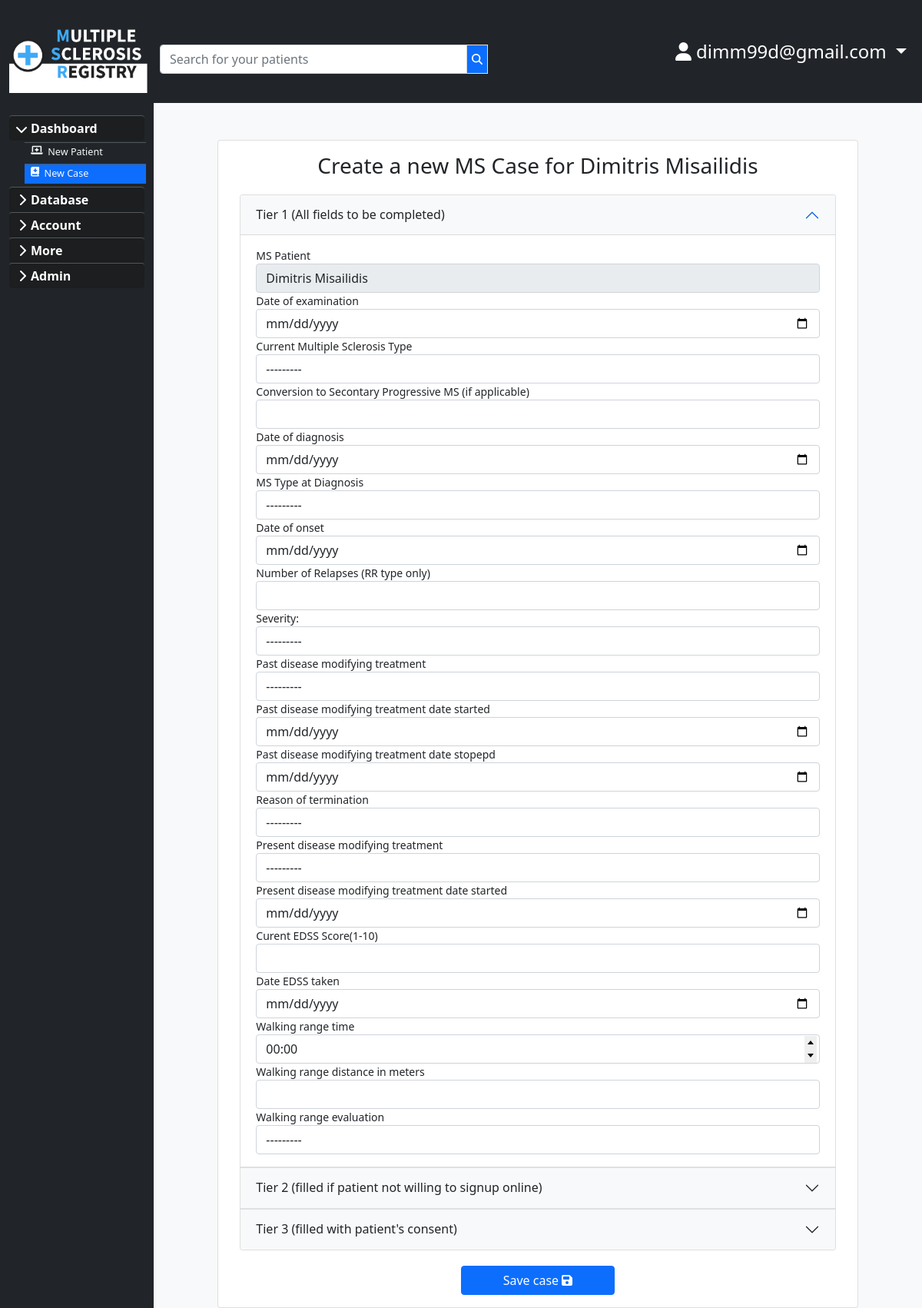
/patientcaseform/28 (signed in), run on the app's committed database.
### users/models.py (models this page shows, shortened)
class User(AbstractBaseUser, PermissionsMixin):
    email = models.EmailField(max_length=254, unique=True)
    is_staff = models.BooleanField(default=False)
    is_superuser = models.BooleanField(default=False)
    is_active = models.BooleanField(default=True)
    last_login = models.DateTimeField(null=True, blank=True)
    date_joined = models.DateTimeField(auto_now_add=True)
    name = models.CharField(max_length=25, null=True, blank=True)
    surname = models.CharField(max_length=25, null=True, blank=True)
    USERNAME_FIELD = 'email'
    EMAIL_FIELD = 'email'
    REQUIRED_FIELDS = ['name','surname']
    objects = UserManager()

### main/models.py (models this page shows)
class Mspatient(models.Model):
    name = models.CharField(max_length=30)
    surname = models.CharField(max_length=30,default='')
    address = models.CharField(max_length=30)
    datecreated = models.DateField(auto_now_add=True)
    createdby = models.ForeignKey(User,editable=False, null=True,blank=True, on_delete= models.SET_NULL)
    def __str__(self):
        return '%s %s' % (self.name,self.surname)

### main/decorators.py (the view)
        def wrapper_func(request,**kwargs):
            group=None
            if request.user.groups.exists():
                group=request.user.groups.all()[0].name
            if group in allowed_roles:
                return view_func(request,**kwargs)
            else:
                return redirect('/')
            return view_func(request,**kwargs)

### main/templatetags/hasgroup.py (called while the page is built)
@register.filter(name='has_group')
def has_group(user, group_name):
    group = Group.objects.get(name=group_name)
    return True if group in user.groups.all() else False

### main/views.py (called while the page is built)
@allowed_users(allowed_roles=['admin','doctor'])
def createCasefromPatient(request,id):
    mspatient=Mspatient.objects.get(id=id)
    form=MscaseForm(initial={'mspatient':mspatient})
    if request.method =='POST':
        form=MscaseForm(request.user,request.POST,initial={'mspatient':mspatient})
        if form.is_valid():
            mscase=form.save(user=request.user,commit=False)
            mscase.user = request.user
            mscase.save()
            return redirect('/allcases')
    else:
        form = MscaseForm(request.user,initial={'mspatient':mspatient})
    context={'form':form,'mspatient':mspatient}
    return render(request,'main/caseformfrompatient.html',context)

### main/templates/main/caseformfrompatient.html (shortened to what this page needs)
{% extends 'main/main_template.html' %}
{% load static %}
{% block content %}
<div class="row">
  {% include 'main/sidebar.html' %}
  <div class="asbcontent col-md-10 col-sm-12 ">
    <div class="row justify-content-center">
      <div class="card mt-5 col-sm-12 col-md-10 justify-content-center">
        <div class="card-body">
          <h3 class="card-title text-center">Create a new MS Case for {{mspatient.name}} {{mspatient.surname}}</h3>
          <div class="card-text">
            <div class="form-group asbcontent col-md-12 justify-content-center">
                <form method="POST" class="needs-validation" id="createcase" novalidate>
                    <div class="accordion accordion" id="accordionForm">
                        <div class="accordion-item">
                          <h2 class="accordion-header" id="headingOne">
                            <button class="accordion-button bg-light text-dark" id="t1title" type="button" data-bs-toggle="collapse" data-bs-target="#collapseOne" aria-expanded="true" aria-controls="collapseOne">
                                Tier 1 (All fields to be completed)
                            </button>
                          </h2>
                          <div id="collapseOne" class="accordion-collapse collapse show" aria-labelledby="headingOne" data-bs-parent="#accordionForm">
                            <div class="accordion-body">
                                <div class="tier1" id="tier1" >
                                    <label for="id_mspatient">MS Patient</label>
                                    {{form.mspatient}}
                                    <label for="id_formdate">Date of examination</label>
                                    {{form.formdate}}
                                    <label for="id_ms_now">Current Multiple Sclerosis Type</label>
                                    {{form.ms_now}}
                                    <label for="id_conv_to_sp">Conversion to Secontary Progressive MS (if applicable)</label>
                                    {{form.conv_to_sp}}
                                    <label for="id_date_diag">Date of diagnosis</label>
                                    {{form.date_diag}}
                                    <label for="id_ms_diag">MS Type at Diagnosis</label>
                                    {{form.ms_diag}}
                                    <label for="id_date_onset">Date of onset</label>
                                    {{form.date_onset}}
                                    <label for="id_num_relapses">Number of Relapses (RR type only)</label>
                                    {{form.num_relapses}}
                                    {{form.severity.label_tag}}
                                    {{form.severity}}
                                    <label for="id_pastmodtreat">Past disease modifying treatment</label>
                                    {{form.pastmodtreat}}
                                    <label for="id_pastmoddatestart">Past disease modifying treatment date started</label>
                                    {{form.pastmoddatestart}}
                                    <label for="id_pastmodtreatstop">Past disease modifying treatment date stopepd</label>
                                    {{form.pastmodtreatstop}}
                                    <label for="id_pastmodreason">Reason of termination</label>
                                    {{form.pastmodreason}}
                                    <label for="id_presmodtreat">Present disease modifying treatment</label>
                                    {{form.presmodtreat}}
                                    <label for="id_presmoddatestart">Present disease modifying treatment date started</label>
                                    {{form.presmoddatestart}}
                                    <label for="id_edssscore">Curent EDSS Score(1-10)</label>
                                    {{form.edssscore}}
                                    <label for="id_edssdate">Date EDSS taken</label>
                                    {{form.edssdate}}
                                    <label for="id_walkrangetime">Walking range time</label>
                                    {{form.walkrangetime}}
                                    <label for="id_walkrangedist">Walking range distance in meters</label>
                                    {{form.walkrangedist}}
                                    <label for="id_walkrangeeval">Walking range evaluation</label>
                                    {{form.walkrangeeval}}
                                </div>
                            </div>
                          </div>
                        </div>
                        <div class="accordion-item">
                          <h2 class="accordion-header" id="headingTwo">
                            <button class="accordion-button collapsed bg-light border-top text-dark" type="button" data-bs-toggle="collapse" data-bs-target="#collapseTwo" aria-expanded="false" aria-controls="collapseTwo">
                                Tier 2 (filled if patient not willing to signup online)
                            </button>
                          </h2>
                        </div>
                        <div class="accordion-item">
                          <h2 class="accordion-header" id="headingThree">
                            <button class="accordion-button collapsed bg-light border-top text-dark" type="button" data-bs-toggle="collapse" data-bs-target="#collapseThree" aria-expanded="false" aria-controls="collapseThree">
                              Tier 3 (filled with patient's consent)
                            </button>
                          </h2>
                        </div>
                      </div>
                <div class="row justify-content-center">
                    <button class=" col-sm-12 col-md-3 btn btn-primary fs-6" type="submit" name="submit">Save case <i class="fas fa-save"></i></button>
                </div>
                </form>
              </div>
            </div>
          </div>
        </div>
    </div>
  </div>
</div>
{% endblock %}

### main/templates/main/navbar.html (shortened to what this page needs)
{% load static %}
<div class="row">
  <nav class="navbar navbar-expand-md bg-dark navbar-dark ">
    <div class="col-2" id="headernav">
      <div class="navbar-header">
        <a class=" navbar-brand d-block " href="{% url 'main:homepage' %}">
          <img class="main-icon" src="{% static 'main/brand.png' %}" alt="">
        </a>
      </div>
    </div>
      {% if user.is_authenticated %}
      <div class="col-10" id="navitems">
      <div class="collapse navbar-collapse bg-dark b-0 " id="navbarcollapse">
        <div id="navsearch">
          {% include 'main/search.html' %}
        </div>
        <ul class="nav navbar-nav ms-auto">
          <li class="nav-item dropdown">
            <a  class="fs-4 nav-link dropdown-toggle text-white" href="#" id="userdropdown" role="button" data-bs-toggle="dropdown" aria-haspopup="true" aria-expanded="false">
              <i class="fas fa-user"></i> {{ user.email }}
            </a>
          </li>
        </ul>
      </div>
      </div>
      {% endif %}
    </div>
</div>

### main/static/main/styling.css (style rules this page uses)
.navbar { background: #e7e7e7; }
.main-icon { object-fit: contain; width: 9em; height:auto; }
html,body { height: 100%; overflow: auto; margin-left: calc(100vw - 100%); margin-right: 0; }
form { padding-top: 10px; font-size: 14px; margin-top: 10px; }
.card-title { font-weight:300; }
.btn { font-size: 14px; margin-top:20px; }
.form-control.html-duration-picker.pickerStyles { text-align:left !important; }

### main/static/main/sidebar.css (style rules this page uses)
.dropdown-toggle { outline: 0; }

### data on the page
User: email "dimm99d@gmail.com"
Mspatient: name "Dimitris", surname "Misailidis"
